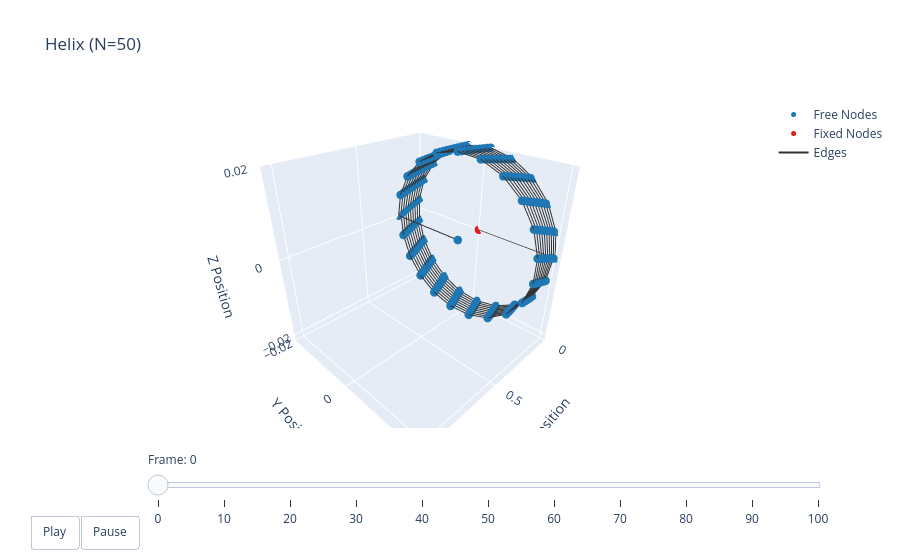

Write notebook code for a chart like this one.
### Code cell
options = dismech.AnimationOptions(title='Helix (N=50)', plot_step=10)

fig = dismech.get_interactive_animation_plotly(robot, t_arr, qs, options)
fig.show()

### Figure 1 — Plotly figure (JSON) as saved in the notebook; plotly's stock layout.template omitted (floating-point values rounded to 4 significant figures; data arrays with more than 128 entries replaced by an {"elided": "..."} marker saying what was removed)
{"data": [{"marker": {"color": "#1f78b4", "size": 5}, "mode": "markers", "name": "Free Nodes", "type": "scatter3d", "x": {"elided": "201 float values"}, "y": {"elided": "201 float values"}, "z": {"elided": "201 float values"}}, {"marker": {"color": "#e31a1c", "size": 5}, "mode": "markers", "name": "Fixed Nodes", "type": "scatter3d", "x": [0.0], "y": [0.0], "z": [0.0]}, {"line": {"color": "#333333", "width": 2}, "mode": "lines", "name": "Edges", "type": "scatter3d", "x": {"elided": "603 float values"}, "y": {"elided": "603 float values"}, "z": {"elided": "603 float values"}}, {"color": "rgba(166, 206, 227, 0.7)", "i": [], "j": [], "k": [], "name": "Faces", "opacity": 0.7, "showscale": false, "type": "mesh3d", "x": {"elided": "202 float values"}, "y": {"elided": "202 float values"}, "z": {"elided": "202 float values"}}], "layout": {"scene": {"camera": {"eye": {"x": 1.225, "y": 1.225, "z": 1.0}}, "xaxis": {"range": [-4.077e-05, 1.054], "title": {"text": "X Position"}}, "yaxis": {"range": [-0.02, 0.02127], "title": {"text": "Y Position"}}, "zaxis": {"range": [-0.02174, 0.02], "title": {"text": "Z Position"}}}, "sliders": [{"currentvalue": {"prefix": "Frame: "}, "steps": [{"args": [["0"], {"frame": {"duration": 50, "redraw": true}, "mode": "immediate"}], "label": "0", "method": "animate"}, {"args": [["1"], {"frame": {"duration": 50, "redraw": true}, "mode": "immediate"}], "label": "10", "method": "animate"}, {"args": [["2"], {"frame": {"duration": 50, "redraw": true}, "mode": "immediate"}], "label": "20", "method": "animate"}, {"args": [["3"], {"frame": {"duration": 50, "redraw": true}, "mode": "immediate"}], "label": "30", "method": "animate"}, {"args": [["4"], {"frame": {"duration": 50, "redraw": true}, "mode": "immediate"}], "label": "40", "method": "animate"}, {"args": [["5"], {"frame": {"duration": 50, "redraw": true}, "mode": "immediate"}], "label": "50", "method": "animate"}, {"args": [["6"], {"frame": {"duration": 50, "redraw": true}, "mode": "immediate"}], "label": "60", "method": "animate"}, {"args": [["7"], {"frame": {"duration": 50, "redraw": true}, "mode": "immediate"}], "label": "70", "method": "animate"}, {"args": [["8"], {"frame": {"duration": 50, "redraw": true}, "mode": "immediate"}], "label": "80", "method": "animate"}, {"args": [["9"], {"frame": {"duration": 50, "redraw": true}, "mode": "immediate"}], "label": "90", "method": "animate"}, {"args": [["10"], {"frame": {"duration": 50, "redraw": true}, "mode": "immediate"}], "label": "100", "method": "animate"}], "transition": {"duration": 0}, "x": 0.1, "y": 0}], "title": {"text": "Helix (N=50)"}, "updatemenus": [{"buttons": [{"args": [null, {"frame": {"duration": 50, "redraw": true}, "fromcurrent": true}], "label": "Play", "method": "animate"}, {"args": [[null], {"frame": {"duration": 0, "redraw": true}, "mode": "immediate"}], "label": "Pause", "method": "animate"}], "direction": "left", "pad": {"r": 10, "t": 87}, "showactive": false, "type": "buttons", "x": 0.1, "xanchor": "right", "y": 0, "yanchor": "top"}]}}
